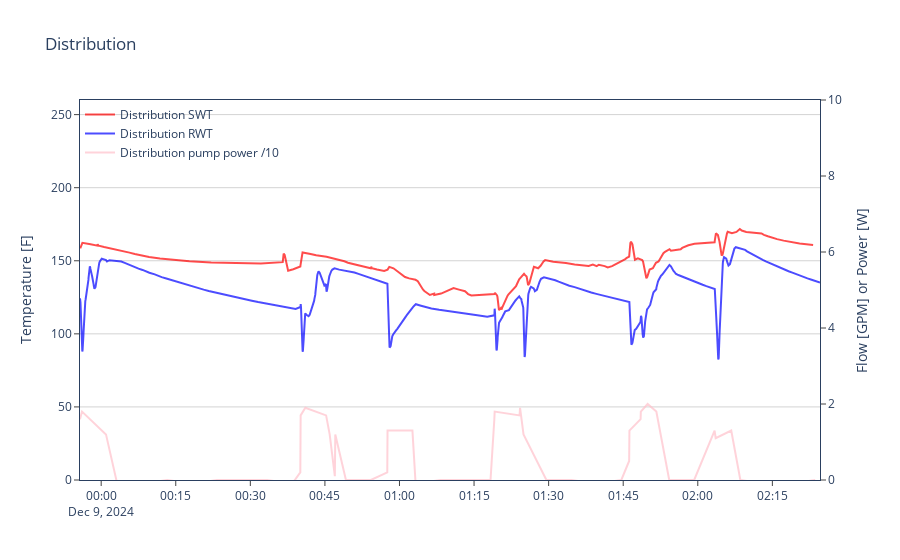

Write notebook code for a chart like this one.
### Code cell
# --------------------------------------
# PLOT 1
# --------------------------------------

fig = go.Figure()
fig.update_xaxes(showgrid=False)

# Temperature
temp_plot = False
if 'hp-lwt' in selected_plot_keys:
    temp_plot = True
    yf = [to_fahrenheit(x/1000) for x in channels['hp-lwt']['values']]
    fig.add_trace(go.Scatter(x=channels['hp-lwt']['times'], y=yf, 
                            mode='lines', opacity=0.7,
                            line=dict(color='red', dash='solid'),
                            name='HP LWT'))
if 'hp-ewt' in selected_plot_keys:
    temp_plot = True
    yf = [to_fahrenheit(x/1000) for x in channels['hp-ewt']['values']]

    fig.add_trace(go.Scatter(x=channels['hp-ewt']['times'], y=yf, 
                            mode='lines', opacity=0.7,
                            line=dict(color='blue', dash='solid'),
                            name='HP EWT'))

if temp_plot:
    if 'hp-odu-pwr' in selected_plot_keys or 'hp-idu-pwr' in selected_plot_keys or 'primary-pump-pwr' in selected_plot_keys:
        fig.update_yaxes(range=[0, 260])
    fig.update_layout(yaxis=dict(title='Temperature [F]', zeroline=False))
    fig.update_yaxes(showgrid=True, gridwidth=1, gridcolor='LightGray')
    y_axis_power = 'y2'
else:
    y_axis_power = 'y'
    fig.update_layout(yaxis=dict(title='Power [kW]', zeroline=False))
    fig.update_yaxes(showgrid=True, gridwidth=1, gridcolor='LightGray')

# Power
power_plot = False
if 'hp-odu-pwr' in selected_plot_keys:
    power_plot = True
    yf = [x/1000 for x in channels['hp-odu-pwr']['values']]
    fig.add_trace(go.Scatter(x=channels['hp-odu-pwr']['times'], y=yf, 
                            mode='lines', opacity=0.7,
                            line=dict(color='green', dash='solid'),
                            name='HP outdoor',
                            yaxis=y_axis_power))

if 'hp-idu-pwr' in selected_plot_keys:
    power_plot = True
    yf = [x/1000 for x in channels['hp-idu-pwr']['values']]
    fig.add_trace(go.Scatter(x=channels['hp-idu-pwr']['times'], y=yf, 
                            mode='lines', opacity=0.7,
                            line=dict(color='orange', dash='solid'),
                            name='HP indoor',
                            yaxis=y_axis_power))
    
if 'primary-pump-pwr' in selected_plot_keys:
    power_plot = True
    yf = [x/10 for x in channels['primary-pump-pwr']['values']]
    fig.add_trace(go.Scatter(x=channels['primary-pump-pwr']['times'], y=yf, 
                            mode='lines', opacity=0.7,
                            line=dict(color='purple', dash='solid'),
                            name='Primary pump x100',
                            yaxis=y_axis_power))

if power_plot:
    fig.update_layout(yaxis2=dict(title='Power [kW]', overlaying='y', side='right', showgrid=False, zeroline=False, range=[0, 30]))

fig.update_layout(
    title='Heat Pump',
    plot_bgcolor='rgba(0,0,0,0)',
    paper_bgcolor='rgba(0,0,0,0)',
    xaxis=dict(
        mirror=True,
        ticks='outside',
        showline=True,
        linecolor='rgb(42,63,96)',
        ),
    yaxis=dict(
        mirror=True,
        ticks='outside',
        showline=True,
        linecolor='rgb(42,63,96)',
        ),
    yaxis2=dict(
        mirror=True,
        ticks='outside',
        showline=True,
        linecolor='rgb(42,63,96)',
        ),
    legend=dict(
        x=0,
        y=1,
        xanchor='left',
        yanchor='top'
    )
)

fig.write_html("heatpump.html")

# --------------------------------------
# PLOT 2
# --------------------------------------

fig = go.Figure()
fig.update_xaxes(showgrid=False)

fig.update_layout(title='Distribution',
                plot_bgcolor='rgba(0,0,0,0)',
                paper_bgcolor='rgba(0,0,0,0)')

# Temperature
temp_plot = False
if 'dist-swt' in selected_plot_keys:
    temp_plot = True
    yf = [to_fahrenheit(x/1000) for x in channels['dist-swt']['values']]
    fig.add_trace(go.Scatter(x=channels['dist-swt']['times'], y=yf, 
                            mode='lines', opacity=0.7,
                            line=dict(color='red', dash='solid'),
                            name='Distribution SWT'))
if 'dist-rwt' in selected_plot_keys:
    temp_plot = True
    yf = [to_fahrenheit(x/1000) for x in channels['dist-rwt']['values']]
    fig.add_trace(go.Scatter(x=channels['dist-rwt']['times'], y=yf, 
                            mode='lines', opacity=0.7,
                            line=dict(color='blue', dash='solid'),
                            name='Distribution RWT'))
    
if temp_plot:
    if 'zone_heat_calls' in selected_plot_keys:
        fig.update_yaxes(range=[0, 260])
    fig.update_layout(yaxis=dict(title='Temperature [F]', zeroline=False))
    fig.update_yaxes(showgrid=True, gridwidth=1, gridcolor='LightGray')
    y_axis_power = 'y2'
else:
    y_axis_power = 'y'
    fig.update_layout(yaxis=dict(title='Power [kW]', zeroline=False))
    fig.update_yaxes(showgrid=True, gridwidth=1, gridcolor='LightGray')

# Distribution pump power
power_plot = False   
if 'dist-pump-pwr'in selected_plot_keys:
    power_plot = True
    yf = [x/10 for x in channels['dist-pump-pwr']['values']]
    fig.add_trace(go.Scatter(x=channels['dist-pump-pwr']['times'], y=yf, 
                            mode='lines', opacity=0.7,
                            line=dict(color='pink', dash='solid'),
                            name='Distribution pump power /10',
                            yaxis = y_axis_power))
if 'dist-flow' in selected_plot_keys and 'dist-flow' in channels:
    power_plot = True
    yf = [x/100 for x in channels['dist-flow']['values']]
    fig.add_trace(go.Scatter(x=channels['dist-flow']['times'], y=yf, 
                            mode='lines', opacity=0.4,
                            line=dict(color='purple', dash='solid'),
                            name='Distribution flow',
                            yaxis = y_axis_power))
    
if power_plot:
    fig.update_layout(yaxis2=dict(title='Flow [GPM] or Power [W]', overlaying='y', side='right', showgrid=False, zeroline=False, range=[0, 10]))

fig.update_layout(
    legend=dict(
        x=0,
        y=1,
        xanchor='left',
        yanchor='top'
    )
)

fig.update_layout(
    xaxis=dict(
        mirror=True,
        ticks='outside',
        showline=True,
        linecolor='rgb(42,63,96)',
        ),
    yaxis=dict(
        mirror=True,
        ticks='outside',
        showline=True,
        linecolor='rgb(42,63,96)',
        ),
    yaxis2=dict(
        mirror=True,
        ticks='outside',
        showline=True,
        linecolor='rgb(42,63,96)',
        ),
    legend=dict(
        x=0,
        y=1,
        xanchor='left',
        yanchor='top'
    )
)

fig.write_html("distribution.html")
fig.show()

### Figure 1 — Plotly figure (JSON) as saved in the notebook; plotly's stock layout.template omitted (floating-point values rounded to 4 significant figures; data arrays with more than 128 entries replaced by an {"elided": "..."} marker saying what was removed)
{"data": [{"line": {"color": "red", "dash": "solid"}, "mode": "lines", "name": "Distribution SWT", "opacity": 0.7, "type": "scatter", "x": {"elided": "1217 str values"}, "y": {"elided": "1217 float values"}}, {"line": {"color": "blue", "dash": "solid"}, "mode": "lines", "name": "Distribution RWT", "opacity": 0.7, "type": "scatter", "x": {"elided": "3005 str values"}, "y": {"elided": "3005 float values"}}, {"line": {"color": "pink", "dash": "solid"}, "mode": "lines", "name": "Distribution pump power /10", "opacity": 0.7, "type": "scatter", "x": {"elided": "202 str values"}, "y": {"elided": "202 float values"}, "yaxis": "y2"}], "layout": {"legend": {"x": 0, "xanchor": "left", "y": 1, "yanchor": "top"}, "paper_bgcolor": "rgba(0,0,0,0)", "plot_bgcolor": "rgba(0,0,0,0)", "title": {"text": "Distribution"}, "xaxis": {"linecolor": "rgb(42,63,96)", "mirror": true, "showgrid": false, "showline": true, "ticks": "outside"}, "yaxis": {"gridcolor": "LightGray", "gridwidth": 1, "linecolor": "rgb(42,63,96)", "mirror": true, "range": [0, 260], "showgrid": true, "showline": true, "ticks": "outside", "title": {"text": "Temperature [F]"}, "zeroline": false}, "yaxis2": {"linecolor": "rgb(42,63,96)", "mirror": true, "overlaying": "y", "range": [0, 10], "showgrid": false, "showline": true, "side": "right", "ticks": "outside", "title": {"text": "Flow [GPM] or Power [W]"}, "zeroline": false}}}
